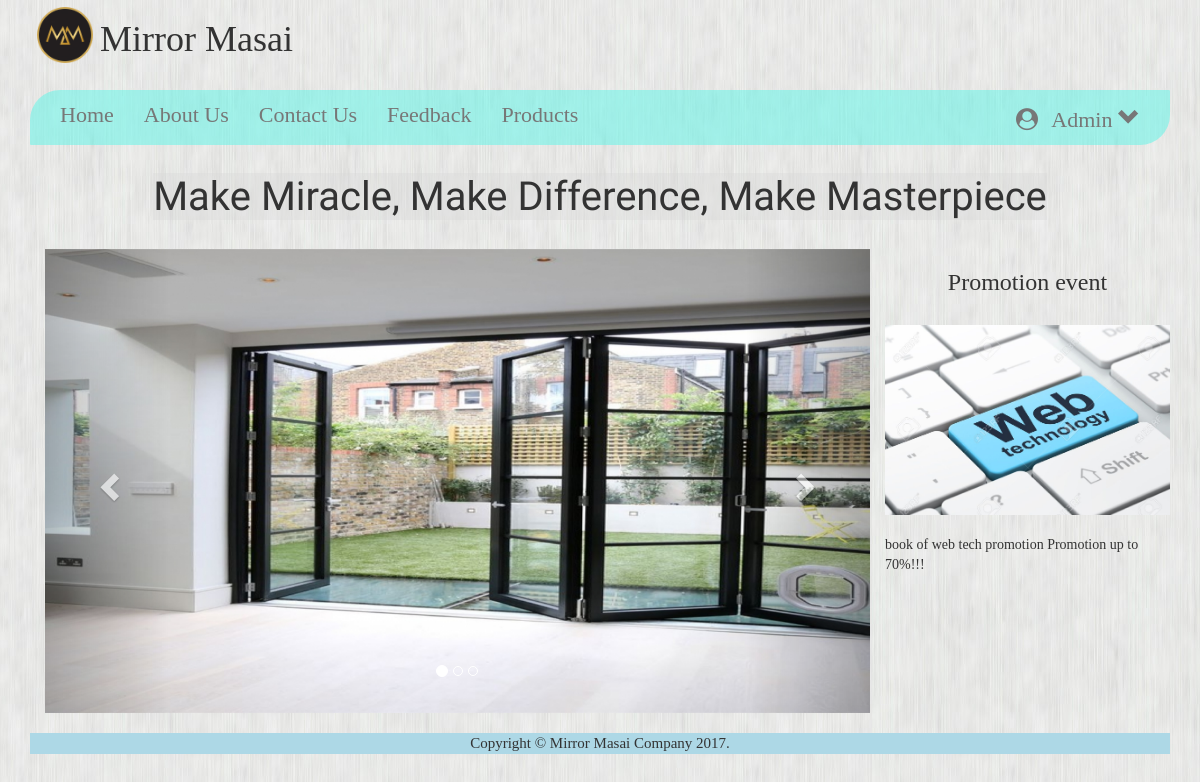
/cust_index.php (signed in), run on the app's committed database.
### tables this page shows
CREATE TABLE `customers` (
  `id` int(4) NOT NULL,
  `username` varchar(30) NOT NULL,
  `first_name` varchar(30) NOT NULL,
  `last_name` varchar(30) NOT NULL,
  `password` varchar(30) NOT NULL,
  `email` varchar(30) NOT NULL,
  `phone_no` varchar(20) NOT NULL,
  `address` varchar(100) NOT NULL
);

CREATE TABLE `photo` (
  `photoID` int(11) NOT NULL,
  `image` varchar(100) NOT NULL,
  `text` varchar(1000) NOT NULL
);

### config.php (called while the page is built, shortened)
<?php
$table_name="customers";
?>

### nav_bar.php (the view, shortened to what this page needs)
<head>
</head>
<div class="row">
  <div class="col-md-10" >
    <img src="img/mm.png" width="70px" height="70px" style="float:left;"><h1>Mirror Masai</h1><br />
  </div>
</div>
<nav class="nav navbar-default" id="myDIV">
  <div class="container-fluid">
    <div class="navbar-header">
      <a href="cust_index.php" class="navbar-brand" id="navigation" style="font-size:22px;">Home</a>
    </div>
    <div class="collapse navbar-collapse" id="collapse-menu">
    <ul class="nav navbar-nav">
      <li><a href="about.php">About Us</a></li>
      <li><a href="contact.php">Contact Us</a></li>
      <li><a href="feedback.php">Feedback</a></li>
      <li><a href="product.php">Products</a></li>
    </ul>
    <?php
    include('config.php');
    $id=$_SESSION["id"];
    $select="SELECT * FROM $table_name where id='$id'";
    $list=mysql_query($select);
    $rows=mysql_fetch_array($list);
    ?>
    <ul class="nav navbar-nav navbar-right">
      <li class="dropdown">
          <a href="#" class="dropdown-toggle" data-toggle="dropdown">
                     <i class="fa fa-user-circle" aria-hidden="true" style="padding:0;margin:0"></i>
                    <?php echo $rows['username'];?>
                    <span class="glyphicon glyphicon-chevron-down"></span>
                </a>
                <?php
                include('config.php');
                ?>
          </li>
      </ul>
  </div>
  </div>
</nav>

### cust_index.php (shortened to what this page needs)
<?php
	include('config.php');
?>
<!DOCTYPE html>
<html>
<head>
	<link rel="stylesheet" href="https://maxcdn.bootstrapcdn.com/bootstrap/3.3.7/css/bootstrap.min.css">
	<link href="css/style.css" rel="stylesheet">
	<link rel="stylesheet" href="https://maxcdn.bootstrapcdn.com/bootstrap/3.3.7/css/bootstrap.min.css">
  <link rel="stylesheet" href="https://cdnjs.cloudflare.com/ajax/libs/font-awesome/4.7.0/css/font-awesome.min.css">
</head>
<body style="font-family:'Alegreya SC';">
	<div class="container">
		<?php include('nav_bar.php');?>
	<div class="container-fluid" style="text-align:center;margin-top:10px;">
		<h1><span style="font-size:40px;">Make Miracle, Make Difference, Make Masterpiece</span></h1>
	</div>
	<br/>
	<div class="container-fluid">
	<div class="row">
		<div class="col-md-9" style="margin-left:0%">
			<div id="myCarousel" class="carousel slide" data-ride="carousel" style="width:100%;height:80%">
		    <ol class="carousel-indicators">
		      <li data-target="#myCarousel" data-slide-to="0" class="active"></li>
		      <li data-target="#myCarousel" data-slide-to="1"></li>
		      <li data-target="#myCarousel" data-slide-to="2"></li>
		    </ol>
		    <div class="carousel-inner">
		      <div class="item active">
		        <img src="img/carousel1.jpg" alt="windows" style="width:100%;height:100%">
		      </div>
		    </div>
		    <a class="left carousel-control" href="#myCarousel" data-slide="prev">
		      <span class="glyphicon glyphicon-chevron-left"></span>
		    </a>
		    <a class="right carousel-control" href="#myCarousel" data-slide="next">
		      <span class="glyphicon glyphicon-chevron-right"></span>
		    </a>
		  </div>
		</div>
		<div col-md-3>
		<h3 style="text-align:center;">Promotion event </h3>
		<?php
		$table_name="photo";
		$view="SELECT * FROM $table_name order by photoID desc limit 1";
		$result_img= mysql_query($view);
		$rows=mysql_fetch_array($result_img);
		?>
		<br/>
		<?php
		echo "<img src='img/".$rows['image']."' width=285px; ><br/><br/>";
		echo $rows['text'];
		 ?>
	 </div>
		</div>
	</div>
	<br/>
	<footer>
	<p>Copyright &copy Mirror Masai Company 2017.</p>
	</footer>
</div>
</body>
</html>

### css/style.css (style rules this page uses)
body { font-family: 'Alegreya SC'; color:Black; background-image: url('../img/user4.jpg'); background-repeat: repeat; font-size:18px; }
.navbar-default,.dropdown-menu { background-color:#5fd9d9; border-radius: 30px 1px 30px 1px; margin-bottom: 20px; }
#myDIV { background-color:rgba(101, 246, 233, 0.54); font-size: 22px; }
.item { text-align: center; width:100%; }
footer { text-align:center; background-color:lightblue; font-size:15px; }
h1 span { background-color:rgba(213, 213, 213, 0.37); font-family:'Almendra SC'; font-size:60px; text-align: center; }
.fa { padding: 10px; font-size: 30px; width: 40px; text-align: center; text-decoration: none; margin: 12px 2px; border-radius: 50%; }

### data on the page
customers: username "Admin"
photo: image (picture), text "book of web tech promotion Promotion up to 70%!!!"
